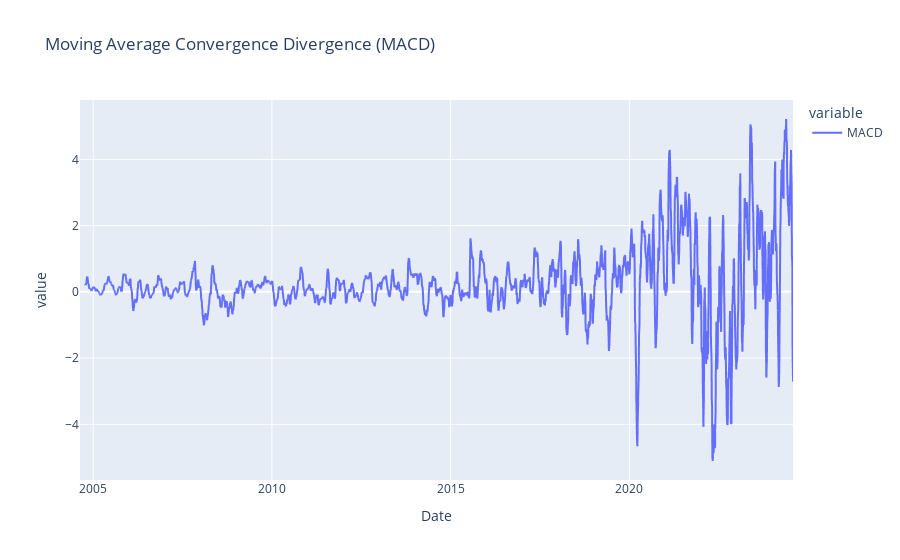

Write notebook code for a chart like this one.
### Code cell
plot.plot_macd(data)

### Figure 1 — Plotly figure (JSON) as saved in the notebook; plotly's stock layout.template omitted (floating-point values rounded to 4 significant figures; data arrays with more than 128 entries replaced by an {"elided": "..."} marker saying what was removed)
{"data": [{"hovertemplate": "variable=MACD<br>Date=%{x}<br>value=%{y}<extra></extra>", "legendgroup": "MACD", "line": {"color": "#636efa", "dash": "solid"}, "marker": {"symbol": "circle"}, "mode": "lines", "name": "MACD", "showlegend": true, "type": "scattergl", "x": {"elided": "5020 str values"}, "xaxis": "x", "y": {"elided": "5020 float values"}, "yaxis": "y"}], "layout": {"legend": {"title": {"text": "variable"}, "tracegroupgap": 0}, "title": {"text": "Moving Average Convergence Divergence (MACD)"}, "xaxis": {"anchor": "y", "domain": [0, 1], "title": {"text": "Date"}}, "yaxis": {"anchor": "x", "domain": [0, 1], "title": {"text": "value"}}}}
